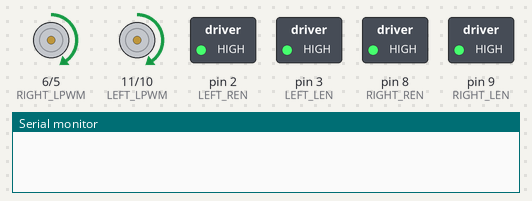
This sketch was run on a simulated Arduino Uno, built with avr-gcc and run on an emulated ATmega328P. Shown: motor-driver pin pairs drawn as motors (green arrow = first pin HIGH = forward, orange = second pin HIGH = backward, longer = more drive), switched loads named in the sketch (green lamp = pin HIGH), the last lines printed to the serial monitor.

Above: at 3.1 s.
At 6.7 s:
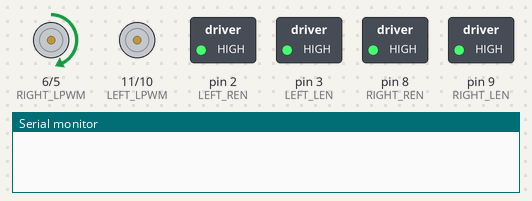
At 7.5 s:
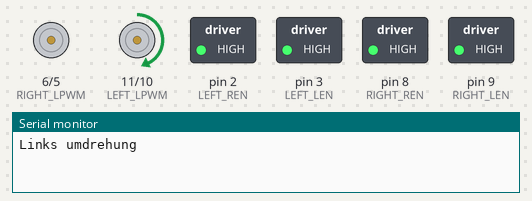
At 11.1 s:
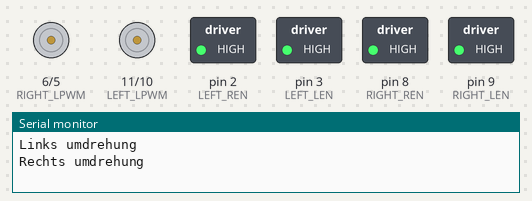
Timing chart, 0 to 16.4 s (numbered marks = the images above):
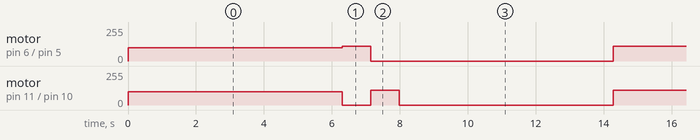

The sketch:

voidtest.ino
```cpp
#include <Arduino.h>

#define RIGHT_RPWM 5
#define RIGHT_LPWM 6
#define RIGHT_REN 8
#define RIGHT_LEN 9

#define LEFT_RPWM 10
#define LEFT_LPWM 11
#define LEFT_REN 2
#define LEFT_LEN 3
#define LED_PIN 4

#define TRIGGER 13
#define ECHO 12

int outLeft;
int outRight;
long dauer=0;
long entfernung=0;
int Zeitfahren=0;
int umdrehungZeit=840;
int umdrehungSpeed=110;
int Logic=0;

void stehenbleiben() {
  outLeft = 0;
  outRight = 0;
  motorAnsteuern();
}

void halbUmdrehungRechts() { //Quasi 90* Drehung nach rechts
    outLeft = umdrehungSpeed;
    outRight = 0;
    motorAnsteuern();
    delay(umdrehungZeit);
    outLeft = 0;
    motorAnsteuern();
    Serial.println("Rechts umdrehung");
}
void halbUmdrehungLinks() { //Quasi 90* Drehung nach links
    outLeft = 0;
    outRight = umdrehungSpeed;
    motorAnsteuern();
    delay(umdrehungZeit);
    outRight = 0;
    motorAnsteuern();
    Serial.println("Links umdrehung");
}
void motorAnsteuern() {
  analogWrite(RIGHT_LPWM,outRight);
  analogWrite(RIGHT_RPWM,0);
  analogWrite(LEFT_LPWM,outLeft);
  analogWrite(LEFT_RPWM,0);
}

void fahrenBeide() {
    outLeft = 100;
    outRight = 100;
  analogWrite(RIGHT_LPWM,outRight);
  analogWrite(RIGHT_RPWM,0);
  analogWrite(LEFT_LPWM,outLeft);
  analogWrite(LEFT_RPWM,0);
}

void setup(){
    Serial.begin(9600);
    pinMode(TRIGGER, OUTPUT);
    pinMode(ECHO, INPUT);
    pinMode(RIGHT_RPWM,OUTPUT);
    pinMode(RIGHT_LPWM,OUTPUT);
    pinMode(RIGHT_LEN,OUTPUT);
    pinMode(RIGHT_REN,OUTPUT);
    digitalWrite(RIGHT_REN,HIGH);
    digitalWrite(RIGHT_LEN,HIGH);

    pinMode(LEFT_RPWM,OUTPUT);
    pinMode(LEFT_LPWM,OUTPUT);
    pinMode(LEFT_LEN,OUTPUT);
    pinMode(LEFT_REN,OUTPUT);
    digitalWrite(LEFT_REN,HIGH);
    digitalWrite(LEFT_LEN,HIGH);

    outLeft = 100;
    outRight = 100;
}

void loop (){
    fahrenBeide();
    for (int y = 0; y <= 20; y++) {
        delay(300);
    }
    halbUmdrehungLinks();
    halbUmdrehungRechts();
    for (int y = 0; y <= 20; y++) {
        delay(300);
    }
}
```

Measured:
- by itself, motor on pin 11 (LEFT_LPWM) / pin 10 (LEFT_RPWM): stopped → forward 100/255 at 0.00 s, → stopped 6.3 s later, → forward 110/255 0.84 s later, → stopped 0.84 s later, … (37 changes in this stretch)
- by itself, motor on pin 6 (RIGHT_LPWM) / pin 5 (RIGHT_RPWM): stopped → forward 100/255 at 0.00 s, → forward 110/255 6.3 s later, → stopped 0.84 s later, → forward 110/255 7.1 s later, … (20 changes in this stretch)
